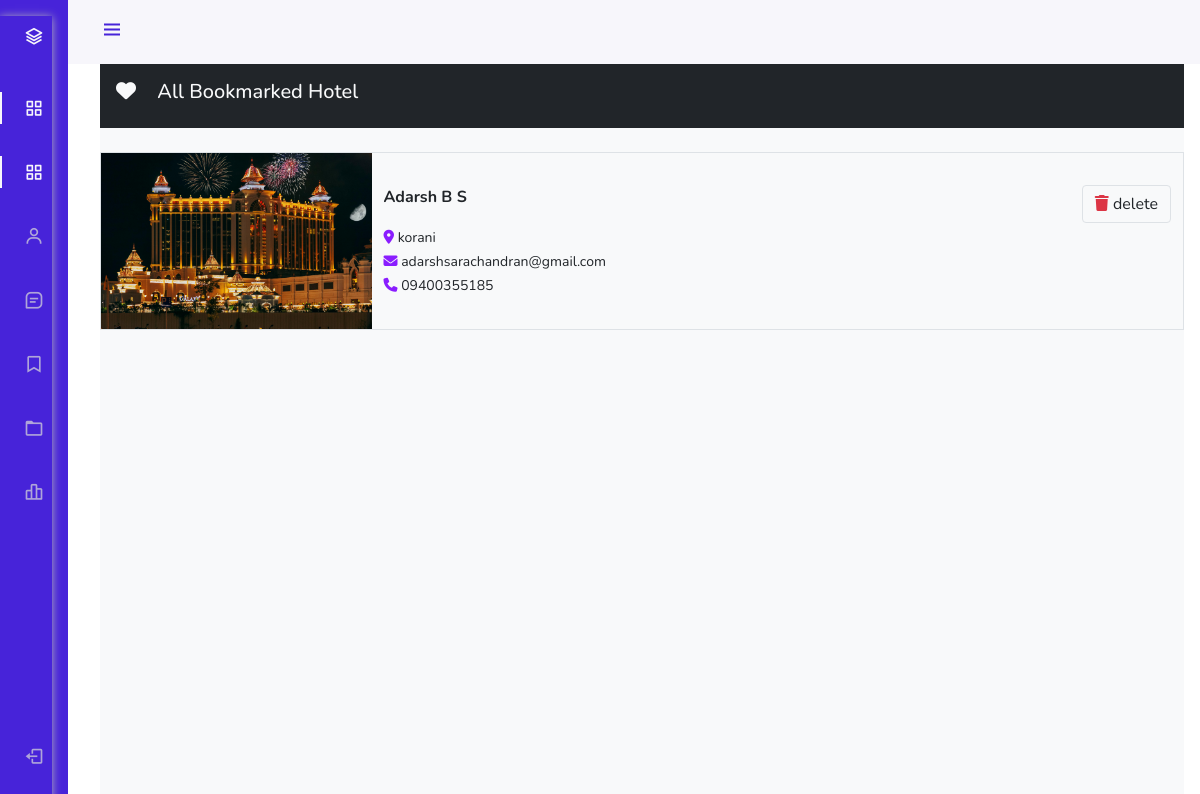
The app's page /dashboard/bookmark/ (signed in) with its own data.
### hotel/models.py (models this page shows, shortened)
class Bookmark(models.Model):
    user = models.ForeignKey(User, on_delete=models.SET_NULL, null=True, blank=True)
    hotel = models.ForeignKey(Hotel, on_delete=models.SET_NULL,null=True, blank=True)
    bid = ShortUUIDField(unique=True, length=10, max_length=20, alphabet='abcdefghijklmnopqrstuvwxyz')
    date = models.DateTimeField(auto_now_add=True)

class Hotel(models.Model):
    user = models.ForeignKey(User,on_delete=models.SET_NULL,null=True)
    name = models.CharField(max_length=100)
    description = CKEditor5Field(null=True,blank=True, config_name='extends')
    image = models.FileField(upload_to='hotel_galley')
    address = models.CharField(max_length=200)
    mobile = models.CharField(max_length=50)
    email = models.EmailField(max_length=110)
    status = models.CharField(max_length=20,choices=HOTEL_STATUS ,default='Live')
    tag=TaggableManager(blank=True)
    views=models.IntegerField(default=0)
    featured=models.BooleanField(default=False)
    hid = ShortUUIDField(unique=True, length=10, max_length=20, alphabet='abcdefghijklmnopqrstuvwxyz')
    slug= models.SlugField(unique=True)
    date= models.DateTimeField(auto_now_add=True)

### user_dashboard/views.py (the view)
# urls.py: path('bookmark/',views.bookmark,name="bookmark"),
@login_required
def bookmark(request):
    bookmark = Bookmark.objects.filter(user=request.user)
    return render(request,'user_dashboard/bookmark.html', {'bookmark':bookmark})

### templates/user_dashboard/bookmark.html (shortened to what this page needs)
{% load static%}
<!DOCTYPE html>
<html lang="en">
<head>
    <link rel="stylesheet" href="https://cdn.jsdelivr.net/npm/bootstrap@4.3.1/dist/css/bootstrap.min.css">
<link href="https://cdn.jsdelivr.net/npm/bootstrap@5.0.0-beta1/dist/css/bootstrap.min.css" rel="stylesheet">
<link href="https://cdn.jsdelivr.net/npm/boxicons@latest/css/boxicons.min.css" rel="stylesheet">
<link rel="stylesheet" href="{% static "css/style.css" %}">
</head>
<body id="body-pd">
    <header class="header" id="header">
        <div class="header_toggle"> <i class='bx bx-menu' id="header-toggle"></i> </div>
    </header>
    <div class="l-navbar" id="nav-bar">
        <nav class="nav">
            <div> <a href="#" class="nav_logo"> <i class='bx bx-layer nav_logo-icon'></i> <span class="nav_logo-name">BBBootstrap</span> </a>
                <div class="nav_list"> <a href="{% url 'user_dashboard:dashboard' %}" class="nav_link active"> <i class='bx bx-grid-alt nav_icon'></i> <span class="nav_name">Dashboard</span> </a>  <a href="{% url 'user_dashboard:bookings' %}" class="nav_link active"> <i class='bx bx-grid-alt nav_icon'></i> <span class="nav_name">All bookings</span> </a> <a href="{% url 'user_dashboard:profile' %}" class="nav_link"> <i class='bx bx-user nav_icon'></i> <span class="nav_name">My Profile</span> </a> <a href="{% url 'user_dashboard:notifications' %}" class="nav_link"> <i class='bx bx-message-square-detail nav_icon'></i> <span class="nav_name">Notifications</span> </a> <a href="{% url 'user_dashboard:bookmark' %}" class="nav_link"> <i class='bx bx-bookmark nav_icon'></i> <span class="nav_name">Bookmark</span> </a> <a href="{% url 'user_dashboard:wallet' %}" class="nav_link"> <i class='bx bx-folder nav_icon'></i> <span class="nav_name">Wallet</span> </a> <a href="{% url 'user_dashboard:change_password' %}" class="nav_link"> <i class='bx bx-bar-chart-alt-2 nav_icon'></i> <span class="nav_name">change Password</span> </a> </div>
            </div> <a href="{% url 'userauths:logOut' %}" class="nav_link"> <i class='bx bx-log-out nav_icon'></i> <span class="nav_name">SignOut</span> </a>
        </nav>
    </div>
    <div class="height-100 bg-light">
        <div class="bg-dark text-light p-3">
            <h5><i class="fa-solid fa-heart mr-3"></i> All Bookmarked Hotel</h5>
        </div>
        <div class="container pt-4">
            {% for b in bookmark %}
            <div class="row border ">
                <div class="col-3" style="background-image: url('{{b.hotel.image.url}}'); background-size: cover; background-position: center;"></div>
                <div class="col-9 py-4 my-2 ">
                    <p><b>{{b.hotel.name}}</b>          <a class="btn border float-end" href="{% url 'user_dashboard:delete_bookmark' b.bid  %}"><i class="fa-solid fa-trash text-danger"></i> delete</a>  </p>
                    <small><i class="fa-solid fa-location-dot colo"></i> {{b.hotel.address}}</small><br>
                    <small><i class="fa-solid fa-envelope colo"></i> {{b.hotel.email}}</small><br>
                    <small><i class="fa-solid fa-phone colo"></i> {{b.hotel.mobile}}</small>
                </div>
            </div>
            {% endfor %}
        </div>
    </div>
</body>
</html>

### static/css/style.css (style rules this page uses)
nav { box-shadow: 0px 1px 9px #b7b6b9; border-bottom: 0px solid rgb(161, 158, 158); }
.colo { color: #8A1DFF !important; }

### templates/user_dashboard/bookmark.html (style rules this page uses)
:root { --header-height: 3rem;--nav-width: 68px;--first-color: #4723D9;--first-color-light: #AFA5D9;--white-color: #F7F6FB;--body-font: 'Nunito', sans-serif;--normal-font-size: 1rem;--z-fixed: 100 }
*,::before,::after { box-sizing: border-box }
body { position: relative;margin: var(--header-height) 0 0 0;padding: 0 1rem;font-family: var(--body-font);font-size: var(--normal-font-size);transition: .5s }
a { text-decoration: none }
.header { width: 100%;height: var(--header-height);position: fixed;top: 0;left: 0;display: flex;align-items: center;justify-content: space-between;padding: 0 1rem;background-color: var(--white-color);z-index: var(--z-fixed);transition: .5s }
.header_toggle { color: var(--first-color);font-size: 1.5rem;cursor: pointer }
.l-navbar { position: fixed;top: 0;left: -30%;width: var(--nav-width);height: 100vh;background-color: var(--first-color);padding: .5rem 1rem 0 0;transition: .5s;z-index: var(--z-fixed) }
.nav { height: 100%;display: flex;flex-direction: column;justify-content: space-between;overflow: hidden }
.nav_logo, .nav_link { display: grid;grid-template-columns: max-content max-content;align-items: center;column-gap: 1rem;padding: .5rem 0 .5rem 1.5rem }
.nav_logo { margin-bottom: 2rem }
.nav_logo-icon { font-size: 1.25rem;color: var(--white-color) }
.nav_link { position: relative;color: var(--first-color-light);margin-bottom: 1.5rem;transition: .3s }
.nav_icon { font-size: 1.25rem }
.active { color: var(--white-color) }
.active::before { content: '';position: absolute;left: 0;width: 2px;height: 32px;background-color: var(--white-color) }
.height-100 { height:100vh }
@media screen and (min-width: 768px) { body { margin: calc(var(--header-height) + 1rem) 0 0 0;padding-left: calc(var(--nav-width) + 2rem) } }
@media screen and (min-width: 768px) { .header { height: calc(var(--header-height) + 1rem);padding: 0 2rem 0 calc(var(--nav-width) + 2rem) } }
@media screen and (min-width: 768px) { .l-navbar { left: 0;padding: 1rem 1rem 0 0 } }

### records on screen
Bookmark: hotel.image (picture), hotel.name "Adarsh B S", hotel.address "korani", hotel.email "adarshsarachandran@gmail.com", hotel.mobile "09400355185"
